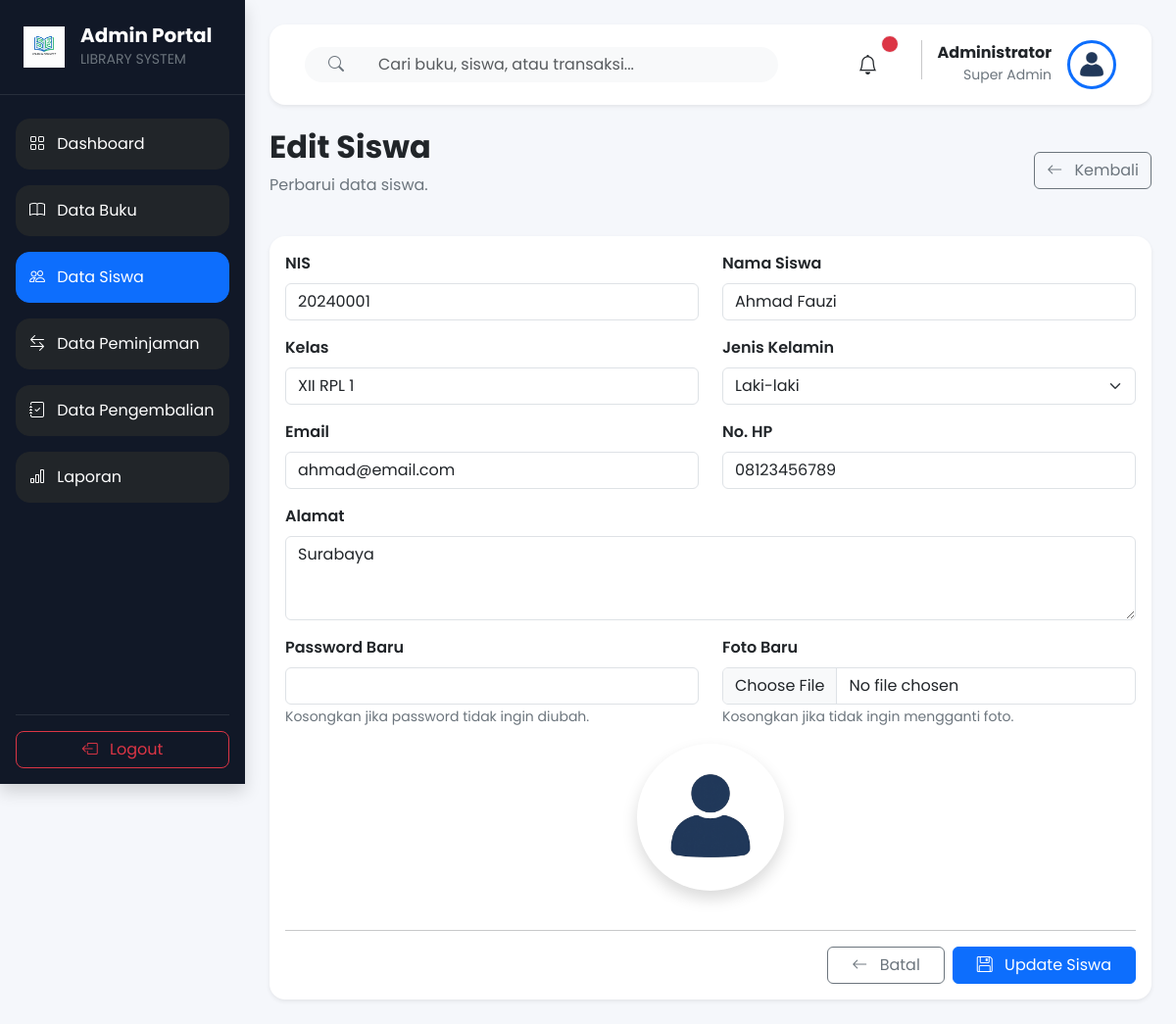
The page /admin/edit_siswa.php?id=1 (signed in) on the database as committed earlier.
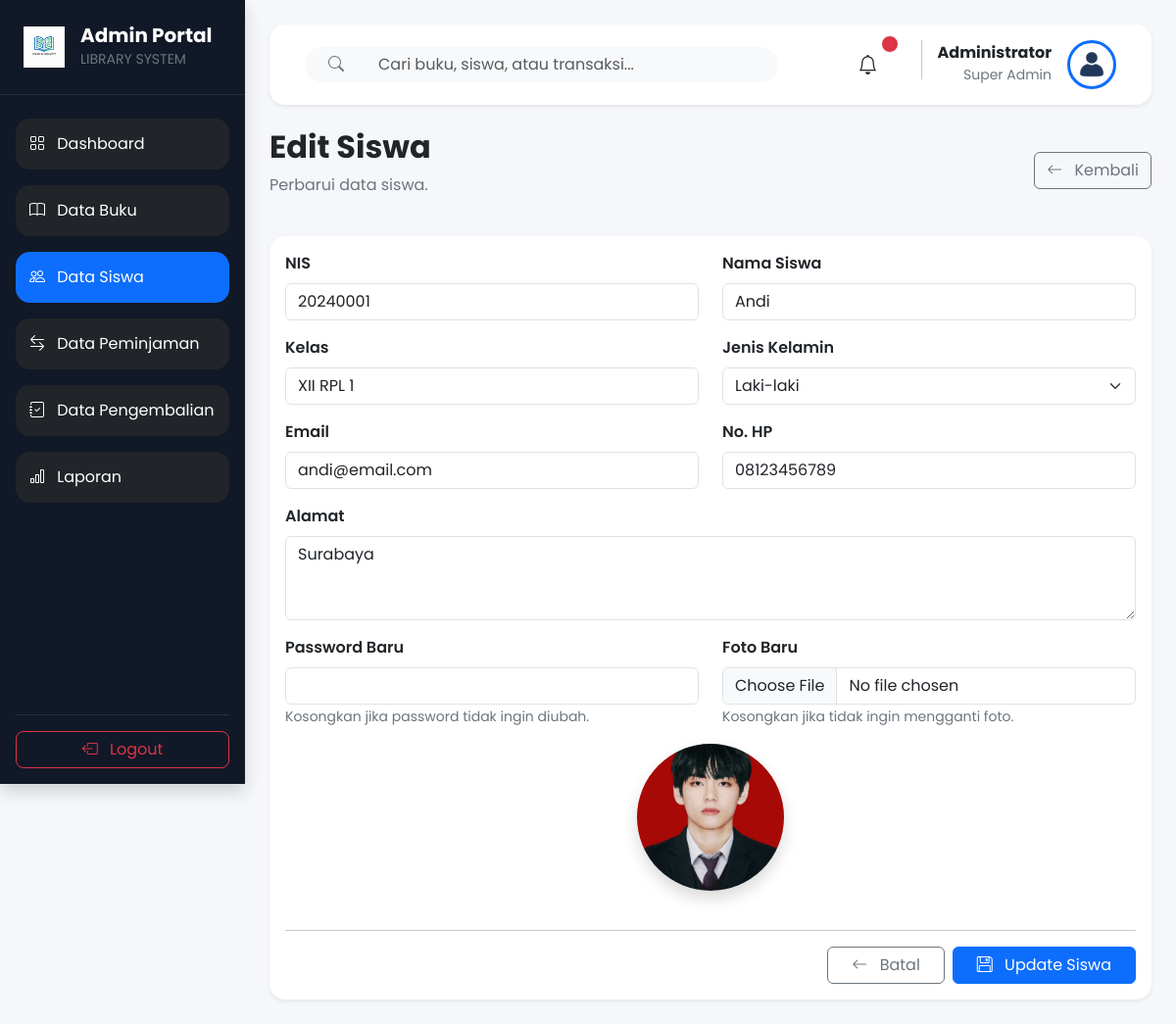
The same page on the database as committed later.
### tables this page shows
CREATE TABLE `siswa` (
  `id_siswa` int(11) NOT NULL,
  `nis` varchar(20) NOT NULL,
  `nama_siswa` varchar(100) NOT NULL,
  `kelas` varchar(30) DEFAULT NULL,
  `jenis_kelamin` enum('L','P') DEFAULT NULL,
  `email` varchar(100) DEFAULT NULL,
  `no_hp` varchar(20) DEFAULT NULL,
  `alamat` text DEFAULT NULL,
  `password` varchar(255) NOT NULL,
  `foto` varchar(255) DEFAULT NULL,
  `created_at` timestamp NOT NULL DEFAULT current_timestamp()
);

### admin/edit_siswa.php (the view, shortened to what this page needs)
<?php
include "../config/koneksi.php";
$id = $_GET['id'];
$query = mysqli_query($conn,"
SELECT *
FROM siswa
WHERE id_siswa='$id'
");
$data = mysqli_fetch_assoc($query);
include "../includes/header.php";
include "../includes/sidebar_admin.php";
?>
<div
class="container-fluid"
style="
margin-left:250px;
padding:25px;
background:#F5F7FB;
min-height:100vh;
">
<?php include "../includes/navbar_admin.php"; ?>
<div class="d-flex justify-content-between align-items-center mb-4">
    <div>
        <h2 class="fw-bold">
            Edit Siswa
        </h2>
        <p class="text-secondary">
            Perbarui data siswa.
        </p>
    </div>
    <a
        href="siswa.php"
        class="btn btn-outline-secondary">
        <i class="bi bi-arrow-left me-2"></i>
        Kembali
    </a>
</div>
<div class="card border-0 shadow-sm rounded-4">
<div class="card-body">
<form
action="proses_edit_siswa.php"
method="POST"
enctype="multipart/form-data">
<div class="row">
<div class="col-md-6 mb-3">
<label class="form-label fw-semibold">
NIS
</label>
<input
type="text"
name="nis"
class="form-control"
value="<?= $data['nis']; ?>"
required>
</div>
<div class="col-md-6 mb-3">
<label class="form-label fw-semibold">
Nama Siswa
</label>
<input
type="text"
name="nama_siswa"
class="form-control"
value="<?= $data['nama_siswa']; ?>"
required>
</div>
<div class="col-md-6 mb-3">
<label class="form-label fw-semibold">
Kelas
</label>
<input
type="text"
name="kelas"
class="form-control"
value="<?= $data['kelas']; ?>"
required>
</div>
<div class="col-md-6 mb-3">
<label class="form-label fw-semibold">
Jenis Kelamin
</label>
<select
name="jenis_kelamin"
class="form-select"
required>
<option value="L" <?= ($data['jenis_kelamin']=="L") ? "selected" : ""; ?>>
Laki-laki
</option>
</select>
</div>
<div class="col-md-6 mb-3">
    <label class="form-label fw-semibold">
        Email
    </label>
    <input
        type="email"
        name="email"
        class="form-control"
        value="<?= $data['email']; ?>"
        required>
</div>
<div class="col-md-6 mb-3">
    <label class="form-label fw-semibold">
        No. HP
    </label>
    <input
        type="text"
        name="no_hp"
        class="form-control"
        value="<?= $data['no_hp']; ?>"
        required>
</div>
<div class="col-md-12 mb-3">
    <label class="form-label fw-semibold">
        Alamat
    </label>
    <textarea
        name="alamat"
        class="form-control"
        rows="3"
        required><?= $data['alamat']; ?></textarea>
</div>
<div class="col-md-6 mb-3">
    <label class="form-label fw-semibold">
        Password Baru
    </label>
    <input
        type="password"
        name="password"
        class="form-control">
    <small class="text-secondary">
        Kosongkan jika password tidak ingin diubah.
    </small>
</div>
<div class="col-md-6 mb-3">
    <label class="form-label fw-semibold">
        Foto Baru
    </label>
    <input
        type="file"
        name="foto"
        class="form-control"
        accept=".jpg,.jpeg,.png">
    <small class="text-secondary">
        Kosongkan jika tidak ingin mengganti foto.
    </small>
</div>
<div class="col-md-12 mb-4 text-center">
<?php
if(!empty($data['foto']) && file_exists("../assets/image/siswa/".$data['foto'])){
?>
<img
src="../assets/image/siswa/<?= $data['foto']; ?>"
width="150"
height="150"
class="rounded-circle shadow"
style="object-fit:cover;">
<?php
}else{
?>
<img
src="../assets/image/default-user.png"
width="150"
height="150"
class="rounded-circle shadow"
style="object-fit:cover;">
<?php
}
?>
</div>
</div>
<hr>
<div class="d-flex justify-content-end gap-2">
    <a
        href="siswa.php"
        class="btn btn-outline-secondary px-4">
        <i class="bi bi-arrow-left me-2"></i>
        Batal
    </a>
    <button
        type="submit"
        class="btn btn-primary px-4">
        <i class="bi bi-floppy me-2"></i>
        Update Siswa
    </button>
</div>
</form>
</div>
</div>
</div>
<?php include "../includes/footer.php"; ?>

Rows that differ between the two databases and show on the page:
changed siswa "XII RPL 1": nama_siswa "Ahmad Fauzi" → "Andi"; email "ahmad@email.com" → "andi@email.com"; foto: picture added
